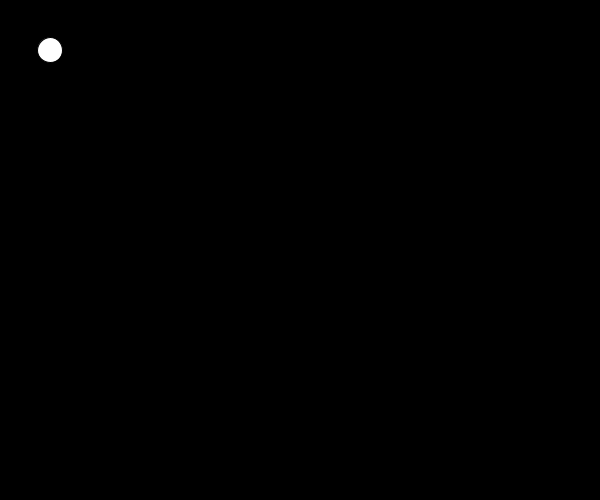
Frame 1 (no input)
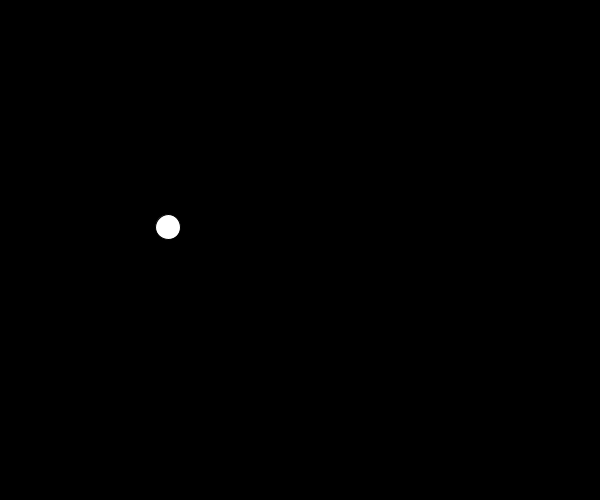
Frame 60 (the mouse pressed at the canvas centre just before this capture)
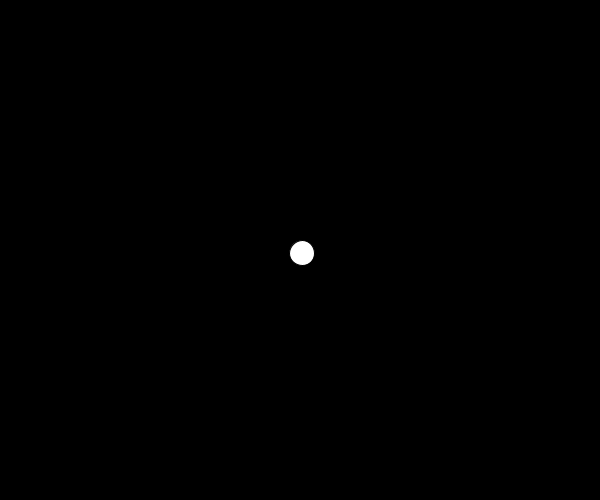
Frame 120 (the mouse held since frame 60 and released just before this capture)

The Processing sketch that drew these frames (run headless with seeded random() and noise(); from frame 60 on, the mouse is pressed at the canvas centre):

// Processing sketch: processing_105742
// ── processing_105742.pde

//Jonah Abramson
//MouseBall
//8/6/13

//set ups program
void setup() {
  //sets size of window
  size(600,500);
  //sets background color
  background(0);
  //sets frame rate
  frameRate(60);
}

//declaring the variables and their values
int dx = 2;
int dy = 3;

int x = 50;
int y = 50;

//tells the computer what to draw
void draw() {
  //refreshes/clears background
  background(0);
  //sets the fill color
  fill(255);
  //sets the size and position of the ball
  ellipse(x, y, 25, 25);
  if (mousePressed) {
   x = mouseX;
   y = mouseY;
  }
  x = x + dx;
  y = y + dy;
  
  //makes the rectangle move
  if ( x < 0 || x > 475) {
    dx = -1 * dx;
  }
  
  if ( y <  0 || y > 475) {
    dy = -1 * dy;
  }
}
